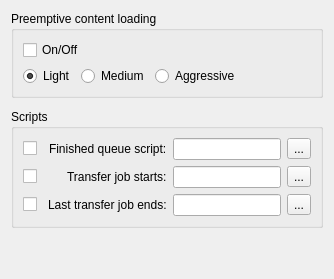
     <widget class="QWidget" name="tab_5">
      <attribute name="title">
       <string>Misc.</string>
      </attribute>
      <layout class="QVBoxLayout" name="verticalLayout_8">
       <item>
        <widget class="QGroupBox" name="groupBox_10">
         <property name="title">
          <string>Preemptive content loading</string>
         </property>
         <layout class="QVBoxLayout" name="verticalLayout_7">
          <item>
           <widget class="QCheckBox" name="cb_preemptiveLoading">
            <property name="toolTip">
             <string>&lt;html&gt;&lt;head/&gt;&lt;body&gt;&lt;p&gt;Preemptively load remote tab content (one folders' level ahead) - might slow down the browser for big data sets&lt;/p&gt;&lt;/body&gt;&lt;/html&gt;</string>
            </property>
            <property name="text">
             <string>On/Off</string>
            </property>
           </widget>
          </item>
          <item>
           <layout class="QHBoxLayout" name="horizontalLayout_7">
            <item>
             <widget class="QRadioButton" name="rb_preemptiveLoading_0">
              <property name="toolTip">
               <string>&lt;html&gt;&lt;head/&gt;&lt;body&gt;&lt;p&gt;10 rclone processes&lt;/p&gt;&lt;/body&gt;&lt;/html&gt;</string>
              </property>
              <property name="text">
               <string>Light</string>
              </property>
              <property name="checked">
               <bool>true</bool>
              </property>
             </widget>
            </item>
            <item>
             <widget class="QRadioButton" name="rb_preemptiveLoading_1">
              <property name="toolTip">
               <string>&lt;html&gt;&lt;head/&gt;&lt;body&gt;&lt;p&gt;20 rclone processes&lt;/p&gt;&lt;/body&gt;&lt;/html&gt;</string>
              </property>
              <property name="text">
               <string>Medium</string>
              </property>
             </widget>
            </item>
            <item>
             <widget class="QRadioButton" name="rb_preemptiveLoading_2">
              <property name="toolTip">
               <string>&lt;html&gt;&lt;head/&gt;&lt;body&gt;&lt;p&gt;40 rclone processes&lt;/p&gt;&lt;/body&gt;&lt;/html&gt;</string>
              </property>
              <property name="text">
               <string>Aggressive</string>
              </property>
             </widget>
            </item>
            <item>
             <spacer name="horizontalSpacer_6">
              <property name="orientation">
               <enum>Qt::Horizontal</enum>
              </property>
              <property name="sizeHint" stdset="0">
               <size>
                <width>40</width>
                <height>20</height>
               </size>
              </property>
             </spacer>
            </item>
           </layout>
          </item>
         </layout>
        </widget>
       </item>
       <item>
        <spacer name="verticalSpacer_12">
         <property name="orientation">
          <enum>Qt::Vertical</enum>
         </property>
         <property name="sizeType">
          <enum>QSizePolicy::Fixed</enum>
         </property>
         <property name="sizeHint" stdset="0">
          <size>
           <width>20</width>
           <height>5</height>
          </size>
         </property>
        </spacer>
       </item>
       <item>
        <widget class="QGroupBox" name="groupBox_11">
         <property name="title">
          <string>Scripts</string>
         </property>
         <layout class="QGridLayout" name="gridLayout_6">
          <item row="0" column="4">
           <widget class="QLineEdit" name="queueScript">
            <property name="toolTip">
             <string>&lt;html&gt;&lt;head/&gt;&lt;body&gt;&lt;p&gt;Script executed when queue processing is finished e.g.:&lt;br/&gt;&lt;br/&gt;&amp;quot;/usr/local/bin/put_to_slepp&amp;quot; -now&lt;br/&gt;&amp;quot;C:\Program Files\Tools\put_to_sleep.exe&amp;quot; -now -arg2&lt;/p&gt;&lt;/body&gt;&lt;/html&gt;</string>
            </property>
           </widget>
          </item>
          <item row="4" column="4">
           <widget class="QLineEdit" name="transferOffScript">
            <property name="toolTip">
             <string>&lt;html&gt;&lt;head/&gt;&lt;body&gt;&lt;p&gt;Script executed when last transfer job finishes e.g.:&lt;br/&gt;&lt;br/&gt;&amp;quot;/usr/local/bin/keep_awake&amp;quot; -allowSleep&lt;br/&gt;&amp;quot;C:\Program Files\Tools\keep_awake.exe&amp;quot; -allowSleep -arg2&lt;/p&gt;&lt;/body&gt;&lt;/html&gt;</string>
            </property>
           </widget>
          </item>
          <item row="3" column="4">
           <widget class="QLineEdit" name="transferOnScript">
            <property name="toolTip">
             <string>&lt;html&gt;&lt;head/&gt;&lt;body&gt;&lt;p&gt;Script executed when transfer job starts e.g.:&lt;br/&gt;&lt;br/&gt;&amp;quot;/usr/local/bin/keep_awake&amp;quot; -arg1&lt;br/&gt;&amp;quot;C:\Program Files\Tools\keep_awake.exe&amp;quot; -arg1 -arg2&lt;/p&gt;&lt;/body&gt;&lt;/html&gt;</string>
            </property>
           </widget>
          </item>
          <item row="4" column="1">
           <widget class="QCheckBox" name="jobLastFinishedScriptRun">
            <property name="toolTip">
             <string>&lt;html&gt;&lt;head/&gt;&lt;body&gt;&lt;p&gt;Activate script.&lt;/p&gt;&lt;/body&gt;&lt;/html&gt;</string>
            </property>
            <property name="text">
             <string/>
            </property>
           </widget>
          </item>
          <item row="0" column="1">
           <widget class="QCheckBox" name="queueScriptRun">
            <property name="toolTip">
             <string>&lt;html&gt;&lt;head/&gt;&lt;body&gt;&lt;p&gt;Activate script.&lt;/p&gt;&lt;/body&gt;&lt;/html&gt;</string>
            </property>
            <property name="text">
             <string/>
            </property>
           </widget>
          </item>
          <item row="3" column="1">
           <widget class="QCheckBox" name="jobStartScriptRun">
            <property name="toolTip">
             <string>&lt;html&gt;&lt;head/&gt;&lt;body&gt;&lt;p&gt;Activate script.&lt;/p&gt;&lt;/body&gt;&lt;/html&gt;</string>
            </property>
            <property name="text">
             <string/>
            </property>
           </widget>
          </item>
          <item row="4" column="5">
           <widget class="QToolButton" name="transferOffScriptBrowse">
            <property name="text">
             <string>...</string>
            </property>
           </widget>
          </item>
          <item row="0" column="3" alignment="Qt::AlignRight">
           <widget class="QLabel" name="label_7">
            <property name="text">
             <string>Finished queue script:</string>
            </property>
           </widget>
          </item>
          <item row="3" column="3" alignment="Qt::AlignRight">
           <widget class="QLabel" name="label_8">
            <property name="text">
             <string>Transfer job starts:</string>
            </property>
           </widget>
          </item>
          <item row="0" column="5">
           <widget class="QToolButton" name="queueScriptBrowse">
            <property name="text">
             <string>...</string>
            </property>
           </widget>
          </item>
          <item row="3" column="5">
           <widget class="QToolButton" name="transferOnScriptBrowse">
            <property name="text">
             <string>...</string>
            </property>
           </widget>
          </item>
          <item row="4" column="3" alignment="Qt::AlignRight">
           <widget class="QLabel" name="label_9">
            <property name="text">
             <string>Last transfer job ends:</string>
            </property>
           </widget>
          </item>
          <item row="0" column="2">
           <spacer name="horizontalSpacer_7">
            <property name="orientation">
             <enum>Qt::Horizontal</enum>
            </property>
            <property name="sizeType">
             <enum>QSizePolicy::Fixed</enum>
            </property>
            <property name="sizeHint" stdset="0">
             <size>
              <width>5</width>
              <height>20</height>
             </size>
            </property>
           </spacer>
          </item>
         </layout>
        </widget>
       </item>
       <item>
        <spacer name="verticalSpacer_11">
         <property name="orientation">
          <enum>Qt::Vertical</enum>
         </property>
         <property name="sizeHint" stdset="0">
          <size>
           <width>20</width>
           <height>40</height>
          </size>
         </property>
        </spacer>
       </item>
      </layout>
     </widget>
